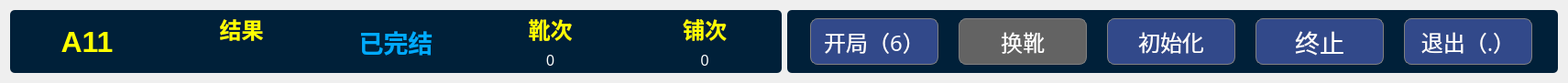
   <widget class="QWidget" name="layoutWidget">
    <property name="geometry">
     <rect>
      <x>20</x>
      <y>10</y>
      <width>1711</width>
      <height>81</height>
     </rect>
    </property>
    <layout class="QGridLayout" name="gridLayout">
     <property name="sizeConstraint">
      <enum>QLayout::SetMinAndMaxSize</enum>
     </property>
     <item row="0" column="1">
      <widget class="QGroupBox" name="groupBox_2">
       <property name="styleSheet">
        <string notr="true">border-radius:5px;
background-color: rgb(0,32, 57);
</string>
       </property>
       <property name="title">
        <string/>
       </property>
       <layout class="QGridLayout" name="gridLayout_2">
        <item row="0" column="2">
         <widget class="QPushButton" name="pu_init">
          <property name="enabled">
           <bool>true</bool>
          </property>
          <property name="minimumSize">
           <size>
            <width>120</width>
            <height>51</height>
           </size>
          </property>
          <property name="maximumSize">
           <size>
            <width>140</width>
            <height>60</height>
           </size>
          </property>
          <property name="font">
           <font>
            <family>方正粗黑宋简体</family>
            <pointsize>18</pointsize>
            <weight>50</weight>
            <bold>false</bold>
           </font>
          </property>
          <property name="styleSheet">
           <string notr="true">QPushButton{color: rgb(255, 255, 255);background:rgb(50, 73, 138);border:1px solid grey; border-radius: 8px;}
QPushButton:hover{border-color:rgb(139,170,105)}
QPushButton:pressed{border-color:gray;background-color:rgb(54, 65, 97);}
QPushButton:disabled{border-color:gray;background-color: rgb(99, 99, 99);
}</string>
          </property>
          <property name="text">
           <string>初始化</string>
          </property>
         </widget>
        </item>
        <item row="0" column="1">
         <widget class="QPushButton" name="xue_change">
          <property name="enabled">
           <bool>false</bool>
          </property>
          <property name="minimumSize">
           <size>
            <width>120</width>
            <height>51</height>
           </size>
          </property>
          <property name="maximumSize">
           <size>
            <width>140</width>
            <height>60</height>
           </size>
          </property>
          <property name="font">
           <font>
            <family>方正粗黑宋简体</family>
            <pointsize>18</pointsize>
            <weight>50</weight>
            <bold>false</bold>
           </font>
          </property>
          <property name="styleSheet">
           <string notr="true">QPushButton{color: rgb(255, 255, 255);background:rgb(50, 73, 138);border:1px solid grey; border-radius: 8px;}
QPushButton:hover{border-color:rgb(139,170,105)}
QPushButton:pressed{border-color:gray;background-color:rgb(54, 65, 97);}
QPushButton:disabled{border-color:gray;background-color: rgb(99, 99, 99);
}</string>
          </property>
          <property name="text">
           <string>换靴</string>
          </property>
         </widget>
        </item>
        <item row="0" column="0">
         <widget class="QPushButton" name="pu_start">
          <property name="minimumSize">
           <size>
            <width>120</width>
            <height>51</height>
           </size>
          </property>
          <property name="maximumSize">
           <size>
            <width>140</width>
            <height>60</height>
           </size>
          </property>
          <property name="font">
           <font>
            <family>方正粗黑宋简体</family>
            <pointsize>18</pointsize>
           </font>
          </property>
          <property name="styleSheet">
           <string notr="true">QPushButton{color: rgb(255, 255, 255);background:rgb(50, 73, 138);border:1px solid grey; border-radius: 8px;}
QPushButton:hover{border-color:rgb(139,170,105)}
QPushButton:pressed{border-color:gray;background-color:rgb(54, 65, 97);}
QPushButton:disabled{border-color:gray;background-color: rgb(99, 99, 99);
}</string>
          </property>
          <property name="text">
           <string>开局（6）</string>
          </property>
          <property name="checkable">
           <bool>true</bool>
          </property>
          <property name="checked">
           <bool>false</bool>
          </property>
          <property name="autoRepeat">
           <bool>false</bool>
          </property>
         </widget>
        </item>
        <item row="0" column="4">
         <widget class="QPushButton" name="pu_exit">
          <property name="minimumSize">
           <size>
            <width>120</width>
            <height>51</height>
           </size>
          </property>
          <property name="maximumSize">
           <size>
            <width>140</width>
            <height>60</height>
           </size>
          </property>
          <property name="font">
           <font>
            <family>方正粗黑宋简体</family>
            <pointsize>18</pointsize>
            <weight>50</weight>
            <bold>false</bold>
           </font>
          </property>
          <property name="styleSheet">
           <string notr="true">QPushButton{color: rgb(255, 255, 255);background:rgb(50, 73, 138);border:1px solid grey; border-radius: 8px;}
QPushButton:hover{border-color:rgb(139,170,105)}
QPushButton:pressed{border-color:gray;background-color:rgb(54, 65, 97);}
QPushButton:disabled{border-color:gray;background-color: rgb(99, 99, 99);
}</string>
          </property>
          <property name="text">
           <string>退出（.）</string>
          </property>
         </widget>
        </item>
        <item row="0" column="3">
         <widget class="QPushButton" name="pu_end">
          <property name="maximumSize">
           <size>
            <width>140</width>
            <height>60</height>
           </size>
          </property>
          <property name="font">
           <font>
            <family>方正粗黑宋简体</family>
            <pointsize>20</pointsize>
           </font>
          </property>
          <property name="styleSheet">
           <string notr="true">QPushButton{color: rgb(255, 255, 255);background:rgb(50, 73, 138);border:1px solid grey; border-radius: 8px;}
QPushButton:hover{border-color:rgb(139,170,105)}
QPushButton:pressed{border-color:gray;background-color:rgb(54, 65, 97);}
QPushButton:disabled{border-color:gray;background-color: rgb(99, 99, 99);
}</string>
          </property>
          <property name="text">
           <string>终止</string>
          </property>
         </widget>
        </item>
       </layout>
      </widget>
     </item>
     <item row="0" column="0">
      <widget class="QGroupBox" name="groupBox">
       <property name="minimumSize">
        <size>
         <width>632</width>
         <height>69</height>
        </size>
       </property>
       <property name="palette">
        <palette>
         <active>
          <colorrole role="WindowText">
           <brush brushstyle="SolidPattern">
            <color alpha="255">
             <red>0</red>
             <green>0</green>
             <blue>0</blue>
            </color>
           </brush>
          </colorrole>
          <colorrole role="Button">
           <brush brushstyle="SolidPattern">
            <color alpha="255">
             <red>0</red>
             <green>32</green>
             <blue>57</blue>
            </color>
           </brush>
          </colorrole>
          <colorrole role="Light">
           <brush brushstyle="SolidPattern">
            <color alpha="255">
             <red>127</red>
             <green>170</green>
             <blue>255</blue>
            </color>
           </brush>
          </colorrole>
          <colorrole role="Midlight">
           <brush brushstyle="SolidPattern">
            <color alpha="255">
             <red>63</red>
             <green>127</green>
             <blue>255</blue>
            </color>
           </brush>
          </colorrole>
          <colorrole role="Dark">
           <brush brushstyle="SolidPattern">
            <color alpha="255">
             <red>0</red>
             <green>42</green>
             <blue>127</blue>
            </color>
           </brush>
          </colorrole>
          <colorrole role="Mid">
           <brush brushstyle="SolidPattern">
            <color alpha="255">
             <red>0</red>
             <green>56</green>
             <blue>170</blue>
            </color>
           </brush>
          </colorrole>
          <colorrole role="Text">
           <brush brushstyle="SolidPattern">
            <color alpha="255">
             <red>0</red>
             <green>0</green>
             <blue>0</blue>
            </color>
           </brush>
          </colorrole>
          <colorrole role="BrightText">
           <brush brushstyle="SolidPattern">
            <color alpha="255">
             <red>255</red>
             <green>255</green>
             <blue>255</blue>
            </color>
           </brush>
          </colorrole>
          <colorrole role="ButtonText">
           <brush brushstyle="SolidPattern">
            <color alpha="255">
             <red>0</red>
             <green>0</green>
             <blue>0</blue>
            </color>
           </brush>
          </colorrole>
          <colorrole role="Base">
           <brush brushstyle="SolidPattern">
            <color alpha="255">
             <red>0</red>
             <green>32</green>
             <blue>57</blue>
            </color>
           </brush>
          </colorrole>
          <colorrole role="Window">
           <brush brushstyle="SolidPattern">
            <color alpha="255">
             <red>0</red>
             <green>32</green>
             <blue>57</blue>
            </color>
           </brush>
          </colorrole>
          <colorrole role="Shadow">
           <brush brushstyle="SolidPattern">
            <color alpha="255">
             <red>0</red>
             <green>0</green>
             <blue>0</blue>
            </color>
           </brush>
          </colorrole>
          <colorrole role="AlternateBase">
           <brush brushstyle="SolidPattern">
            <color alpha="255">
             <red>127</red>
             <green>170</green>
             <blue>255</blue>
            </color>
           </brush>
          </colorrole>
          <colorrole role="ToolTipBase">
           <brush brushstyle="SolidPattern">
            <color alpha="255">
             <red>255</red>
             <green>255</green>
             <blue>220</blue>
            </color>
           </brush>
          </colorrole>
          <colorrole role="ToolTipText">
           <brush brushstyle="SolidPattern">
            <color alpha="255">
             <red>0</red>
             <green>0</green>
             <blue>0</blue>
            </color>
           </brush>
          </colorrole>
          <colorrole role="PlaceholderText">
           <brush brushstyle="SolidPattern">
            <color alpha="128">
             <red>0</red>
             <green>0</green>
             <blue>0</blue>
            </color>
           </brush>
          </colorrole>
         </active>
         <inactive>
          <colorrole role="WindowText">
           <brush brushstyle="SolidPattern">
            <color alpha="255">
             <red>0</red>
             <green>0</green>
             <blue>0</blue>
            </color>
           </brush>
          </colorrole>
          <colorrole role="Button">
           <brush brushstyle="SolidPattern">
            <color alpha="255">
             <red>0</red>
             <green>32</green>
             <blue>57</blue>
            </color>
           </brush>
          </colorrole>
          <colorrole role="Light">
           <brush brushstyle="SolidPattern">
            <color alpha="255">
             <red>127</red>
             <green>170</green>
             <blue>255</blue>
            </color>
           </brush>
          </colorrole>
          <colorrole role="Midlight">
           <brush brushstyle="SolidPattern">
            <color alpha="255">
             <red>63</red>
             <green>127</green>
             <blue>255</blue>
            </color>
           </brush>
          </colorrole>
          <colorrole role="Dark">
           <brush brushstyle="SolidPattern">
            <color alpha="255">
             <red>0</red>
             <green>42</green>
             <blue>127</blue>
            </color>
           </brush>
          </colorrole>
          <colorrole role="Mid">
           <brush brushstyle="SolidPattern">
            <color alpha="255">
             <red>0</red>
             <green>56</green>
             <blue>170</blue>
            </color>
           </brush>
          </colorrole>
          <colorrole role="Text">
           <brush brushstyle="SolidPattern">
            <color alpha="255">
             <red>0</red>
             <green>0</green>
             <blue>0</blue>
            </color>
           </brush>
          </colorrole>
          <colorrole role="BrightText">
           <brush brushstyle="SolidPattern">
            <color alpha="255">
             <red>255</red>
             <green>255</green>
             <blue>255</blue>
            </color>
           </brush>
          </colorrole>
          <colorrole role="ButtonText">
           <brush brushstyle="SolidPattern">
            <color alpha="255">
             <red>0</red>
             <green>0</green>
             <blue>0</blue>
            </color>
           </brush>
          </colorrole>
          <colorrole role="Base">
           <brush brushstyle="SolidPattern">
            <color alpha="255">
             <red>0</red>
             <green>32</green>
             <blue>57</blue>
            </color>
           </brush>
          </colorrole>
          <colorrole role="Window">
           <brush brushstyle="SolidPattern">
            <color alpha="255">
             <red>0</red>
             <green>32</green>
             <blue>57</blue>
            </color>
           </brush>
          </colorrole>
          <colorrole role="Shadow">
           <brush brushstyle="SolidPattern">
            <color alpha="255">
             <red>0</red>
             <green>0</green>
             <blue>0</blue>
            </color>
           </brush>
          </colorrole>
          <colorrole role="AlternateBase">
           <brush brushstyle="SolidPattern">
            <color alpha="255">
             <red>127</red>
             <green>170</green>
             <blue>255</blue>
            </color>
           </brush>
          </colorrole>
          <colorrole role="ToolTipBase">
           <brush brushstyle="SolidPattern">
            <color alpha="255">
             <red>255</red>
             <green>255</green>
             <blue>220</blue>
            </color>
           </brush>
          </colorrole>
          <colorrole role="ToolTipText">
           <brush brushstyle="SolidPattern">
            <color alpha="255">
             <red>0</red>
             <green>0</green>
             <blue>0</blue>
            </color>
           </brush>
          </colorrole>
          <colorrole role="PlaceholderText">
           <brush brushstyle="SolidPattern">
            <color alpha="128">
             <red>0</red>
             <green>0</green>
             <blue>0</blue>
            </color>
           </brush>
          </colorrole>
         </inactive>
         <disabled>
          <colorrole role="WindowText">
           <brush brushstyle="SolidPattern">
            <color alpha="255">
             <red>0</red>
             <green>42</green>
             <blue>127</blue>
            </color>
           </brush>
          </colorrole>
          <colorrole role="Button">
           <brush brushstyle="SolidPattern">
            <color alpha="255">
             <red>0</red>
             <green>32</green>
             <blue>57</blue>
            </color>
           </brush>
          </colorrole>
          <colorrole role="Light">
           <brush brushstyle="SolidPattern">
            <color alpha="255">
             <red>127</red>
             <green>170</green>
             <blue>255</blue>
            </color>
           </brush>
          </colorrole>
          <colorrole role="Midlight">
           <brush brushstyle="SolidPattern">
            <color alpha="255">
             <red>63</red>
             <green>127</green>
             <blue>255</blue>
            </color>
           </brush>
          </colorrole>
          <colorrole role="Dark">
           <brush brushstyle="SolidPattern">
            <color alpha="255">
             <red>0</red>
             <green>42</green>
             <blue>127</blue>
            </color>
           </brush>
          </colorrole>
          <colorrole role="Mid">
           <brush brushstyle="SolidPattern">
            <color alpha="255">
             <red>0</red>
             <green>56</green>
             <blue>170</blue>
            </color>
           </brush>
          </colorrole>
          <colorrole role="Text">
           <brush brushstyle="SolidPattern">
            <color alpha="255">
             <red>0</red>
             <green>42</green>
             <blue>127</blue>
            </color>
           </brush>
          </colorrole>
          <colorrole role="BrightText">
           <brush brushstyle="SolidPattern">
            <color alpha="255">
             <red>255</red>
             <green>255</green>
             <blue>255</blue>
            </color>
           </brush>
          </colorrole>
          <colorrole role="ButtonText">
           <brush brushstyle="SolidPattern">
            <color alpha="255">
             <red>0</red>
             <green>42</green>
             <blue>127</blue>
            </color>
           </brush>
          </colorrole>
          <colorrole role="Base">
           <brush brushstyle="SolidPattern">
            <color alpha="255">
             <red>0</red>
             <green>32</green>
             <blue>57</blue>
            </color>
           </brush>
          </colorrole>
          <colorrole role="Window">
           <brush brushstyle="SolidPattern">
            <color alpha="255">
             <red>0</red>
             <green>32</green>
             <blue>57</blue>
            </color>
           </brush>
          </colorrole>
          <colorrole role="Shadow">
           <brush brushstyle="SolidPattern">
            <color alpha="255">
             <red>0</red>
             <green>0</green>
             <blue>0</blue>
            </color>
           </brush>
          </colorrole>
          <colorrole role="AlternateBase">
           <brush brushstyle="SolidPattern">
            <color alpha="255">
             <red>0</red>
             <green>85</green>
             <blue>255</blue>
            </color>
           </brush>
          </colorrole>
          <colorrole role="ToolTipBase">
           <brush brushstyle="SolidPattern">
            <color alpha="255">
             <red>255</red>
             <green>255</green>
             <blue>220</blue>
            </color>
           </brush>
          </colorrole>
          <colorrole role="ToolTipText">
           <brush brushstyle="SolidPattern">
            <color alpha="255">
             <red>0</red>
             <green>0</green>
             <blue>0</blue>
            </color>
           </brush>
          </colorrole>
          <colorrole role="PlaceholderText">
           <brush brushstyle="SolidPattern">
            <color alpha="128">
             <red>0</red>
             <green>0</green>
             <blue>0</blue>
            </color>
           </brush>
          </colorrole>
         </disabled>
        </palette>
       </property>
       <property name="layoutDirection">
        <enum>Qt::LeftToRight</enum>
       </property>
       <property name="autoFillBackground">
        <bool>false</bool>
       </property>
       <property name="styleSheet">
        <string notr="true">border-radius:5px;
background-color: rgb(0,32, 57);
</string>
       </property>
       <property name="title">
        <string/>
       </property>
       <property name="alignment">
        <set>Qt::AlignCenter</set>
       </property>
       <layout class="QGridLayout" name="gridLayout_3">
        <property name="leftMargin">
         <number>3</number>
        </property>
        <property name="topMargin">
         <number>3</number>
        </property>
        <property name="rightMargin">
         <number>3</number>
        </property>
        <property name="bottomMargin">
         <number>3</number>
        </property>
        <item row="0" column="0">
         <widget class="QLabel" name="desk_num">
          <property name="maximumSize">
           <size>
            <width>16777215</width>
            <height>73</height>
           </size>
          </property>
          <property name="palette">
           <palette>
            <active>
             <colorrole role="WindowText">
              <brush brushstyle="SolidPattern">
               <color alpha="255">
                <red>255</red>
                <green>255</green>
                <blue>0</blue>
               </color>
              </brush>
             </colorrole>
             <colorrole role="Button">
              <brush brushstyle="SolidPattern">
               <color alpha="255">
                <red>0</red>
                <green>32</green>
                <blue>57</blue>
               </color>
              </brush>
             </colorrole>
             <colorrole role="Base">
              <brush brushstyle="SolidPattern">
               <color alpha="255">
                <red>0</red>
                <green>32</green>
                <blue>57</blue>
               </color>
              </brush>
             </colorrole>
             <colorrole role="Window">
              <brush brushstyle="SolidPattern">
               <color alpha="255">
                <red>0</red>
                <green>32</green>
                <blue>57</blue>
               </color>
              </brush>
             </colorrole>
            </active>
            <inactive>
             <colorrole role="WindowText">
              <brush brushstyle="SolidPattern">
               <color alpha="255">
                <red>255</red>
                <green>255</green>
                <blue>0</blue>
               </color>
              </brush>
             </colorrole>
             <colorrole role="Button">
              <brush brushstyle="SolidPattern">
               <color alpha="255">
                <red>0</red>
                <green>32</green>
                <blue>57</blue>
               </color>
              </brush>
             </colorrole>
             <colorrole role="Base">
              <brush brushstyle="SolidPattern">
               <color alpha="255">
                <red>0</red>
                <green>32</green>
                <blue>57</blue>
               </color>
              </brush>
             </colorrole>
             <colorrole role="Window">
              <brush brushstyle="SolidPattern">
               <color alpha="255">
                <red>0</red>
                <green>32</green>
                <blue>57</blue>
               </color>
              </brush>
             </colorrole>
            </inactive>
            <disabled>
             <colorrole role="WindowText">
              <brush brushstyle="SolidPattern">
               <color alpha="255">
                <red>0</red>
                <green>42</green>
                <blue>127</blue>
               </color>
              </brush>
             </colorrole>
             <colorrole role="Button">
              <brush brushstyle="SolidPattern">
               <color alpha="255">
                <red>0</red>
                <green>32</green>
                <blue>57</blue>
               </color>
              </brush>
             </colorrole>
             <colorrole role="Base">
              <brush brushstyle="SolidPattern">
               <color alpha="255">
                <red>0</red>
                <green>32</green>
                <blue>57</blue>
               </color>
              </brush>
             </colorrole>
             <colorrole role="Window">
              <brush brushstyle="SolidPattern">
               <color alpha="255">
                <red>0</red>
                <green>32</green>
                <blue>57</blue>
               </color>
              </brush>
             </colorrole>
            </disabled>
           </palette>
          </property>
          <property name="font">
           <font>
            <pointsize>24</pointsize>
            <weight>75</weight>
            <bold>true</bold>
           </font>
          </property>
          <property name="styleSheet">
           <string notr="true"/>
          </property>
          <property name="text">
           <string>A11</string>
          </property>
          <property name="alignment">
           <set>Qt::AlignCenter</set>
          </property>
          <property name="buddy">
           <cstring></cstring>
          </property>
         </widget>
        </item>
        <item row="0" column="1">
         <layout class="QVBoxLayout" name="verticalLayout">
          <item>
           <widget class="QLabel" name="label_11">
            <property name="palette">
             <palette>
              <active>
               <colorrole role="WindowText">
                <brush brushstyle="SolidPattern">
                 <color alpha="255">
                  <red>255</red>
                  <green>255</green>
                  <blue>0</blue>
                 </color>
                </brush>
               </colorrole>
               <colorrole role="Button">
                <brush brushstyle="SolidPattern">
                 <color alpha="255">
                  <red>0</red>
                  <green>32</green>
                  <blue>57</blue>
                 </color>
                </brush>
               </colorrole>
               <colorrole role="Base">
                <brush brushstyle="SolidPattern">
                 <color alpha="255">
                  <red>0</red>
                  <green>32</green>
                  <blue>57</blue>
                 </color>
                </brush>
               </colorrole>
               <colorrole role="Window">
                <brush brushstyle="SolidPattern">
                 <color alpha="255">
                  <red>0</red>
                  <green>32</green>
                  <blue>57</blue>
                 </color>
                </brush>
               </colorrole>
              </active>
              <inactive>
               <colorrole role="WindowText">
                <brush brushstyle="SolidPattern">
                 <color alpha="255">
                  <red>255</red>
                  <green>255</green>
                  <blue>0</blue>
                 </color>
                </brush>
               </colorrole>
               <colorrole role="Button">
                <brush brushstyle="SolidPattern">
                 <color alpha="255">
                  <red>0</red>
                  <green>32</green>
                  <blue>57</blue>
                 </color>
                </brush>
               </colorrole>
               <colorrole role="Base">
                <brush brushstyle="SolidPattern">
                 <color alpha="255">
                  <red>0</red>
                  <green>32</green>
                  <blue>57</blue>
                 </color>
                </brush>
               </colorrole>
               <colorrole role="Window">
                <brush brushstyle="SolidPattern">
                 <color alpha="255">
                  <red>0</red>
                  <green>32</green>
                  <blue>57</blue>
                 </color>
                </brush>
               </colorrole>
              </inactive>
              <disabled>
               <colorrole role="WindowText">
                <brush brushstyle="SolidPattern">
                 <color alpha="255">
                  <red>120</red>
                  <green>120</green>
                  <blue>120</blue>
                 </color>
                </brush>
               </colorrole>
               <colorrole role="Button">
                <brush brushstyle="SolidPattern">
                 <color alpha="255">
                  <red>0</red>
                  <green>32</green>
                  <blue>57</blue>
                 </color>
                </brush>
               </colorrole>
               <colorrole role="Base">
                <brush brushstyle="SolidPattern">
                 <color alpha="255">
                  <red>0</red>
                  <green>32</green>
                  <blue>57</blue>
                 </color>
                </brush>
               </colorrole>
               <colorrole role="Window">
                <brush brushstyle="SolidPattern">
                 <color alpha="255">
                  <red>0</red>
                  <green>32</green>
                  <blue>57</blue>
                 </color>
                </brush>
               </colorrole>
              </disabled>
             </palette>
            </property>
            <property name="font">
             <font>
              <pointsize>18</pointsize>
              <weight>75</weight>
              <bold>true</bold>
             </font>
            </property>
            <property name="text">
             <string>结果</string>
            </property>
            <property name="alignment">
             <set>Qt::AlignCenter</set>
            </property>
           </widget>
          </item>
          <item>
           <layout class="QHBoxLayout" name="horizontalLayout">
            <item>
             <widget class="QLabel" name="pu_result">
              <property name="font">
               <font>
                <pointsize>12</pointsize>
               </font>
              </property>
              <property name="styleSheet">
               <string notr="true">color: rgb(255, 255, 255);</string>
              </property>
              <property name="text">
               <string/>
              </property>
              <property name="alignment">
               <set>Qt::AlignCenter</set>
              </property>
             </widget>
            </item>
           </layout>
          </item>
         </layout>
        </item>
        <item row="0" column="2">
         <widget class="QLabel" name="opration_show">
          <property name="maximumSize">
           <size>
            <width>16777215</width>
            <height>73</height>
           </size>
          </property>
          <property name="font">
           <font>
            <pointsize>20</pointsize>
            <weight>75</weight>
            <bold>true</bold>
           </font>
          </property>
          <property name="styleSheet">
           <string notr="true">color: rgb(0, 170, 255);</string>
          </property>
          <property name="text">
           <string>已完结</string>
          </property>
          <property name="alignment">
           <set>Qt::AlignCenter</set>
          </property>
         </widget>
        </item>
        <item row="0" column="3">
         <layout class="QVBoxLayout" name="verticalLayout_2">
          <item>
           <widget class="QLabel" name="label_5">
            <property name="font">
             <font>
              <pointsize>18</pointsize>
              <weight>75</weight>
              <bold>true</bold>
             </font>
            </property>
            <property name="styleSheet">
             <string notr="true">color: rgb(255, 255, 0);</string>
            </property>
            <property name="text">
             <string>靴次</string>
            </property>
            <property name="alignment">
             <set>Qt::AlignCenter</set>
            </property>
           </widget>
          </item>
          <item>
           <widget class="QLabel" name="xue_times">
            <property name="font">
             <font>
              <pointsize>12</pointsize>
             </font>
            </property>
            <property name="styleSheet">
             <string notr="true">color: rgb(255, 255, 255);</string>
            </property>
            <property name="lineWidth">
             <number>1</number>
            </property>
            <property name="text">
             <string>0</string>
            </property>
            <property name="alignment">
             <set>Qt::AlignCenter</set>
            </property>
           </widget>
          </item>
         </layout>
        </item>
        <item row="0" column="4">
         <layout class="QVBoxLayout" name="verticalLayout_3">
          <item>
           <widget class="QLabel" name="label_9">
            <property name="font">
             <font>
              <pointsize>18</pointsize>
              <weight>75</weight>
              <bold>true</bold>
             </font>
            </property>
            <property name="styleSheet">
             <string notr="true">color: rgb(255, 255, 0);</string>
            </property>
            <property name="text">
             <string>铺次</string>
            </property>
            <property name="alignment">
             <set>Qt::AlignCenter</set>
            </property>
           </widget>
          </item>
          <item>
           <widget class="QLabel" name="pu_times">
            <property name="font">
             <font>
              <pointsize>12</pointsize>
             </font>
            </property>
            <property name="styleSheet">
             <string notr="true">color: rgb(255, 255, 255);</string>
            </property>
            <property name="text">
             <string>0</string>
            </property>
            <property name="alignment">
             <set>Qt::AlignCenter</set>
            </property>
           </widget>
          </item>
         </layout>
        </item>
       </layout>
      </widget>
     </item>
    </layout>
   </widget>
